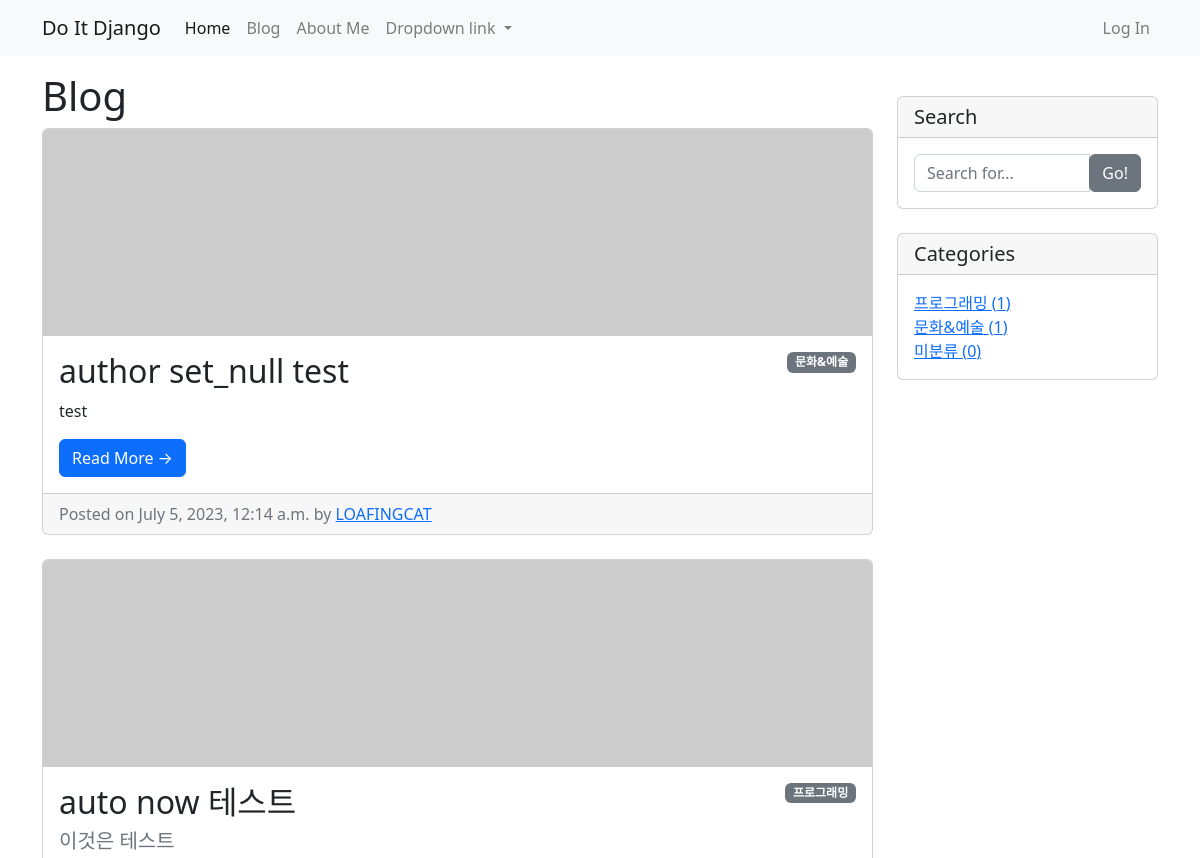
The page /blog/ (upper part) on the database as committed earlier.
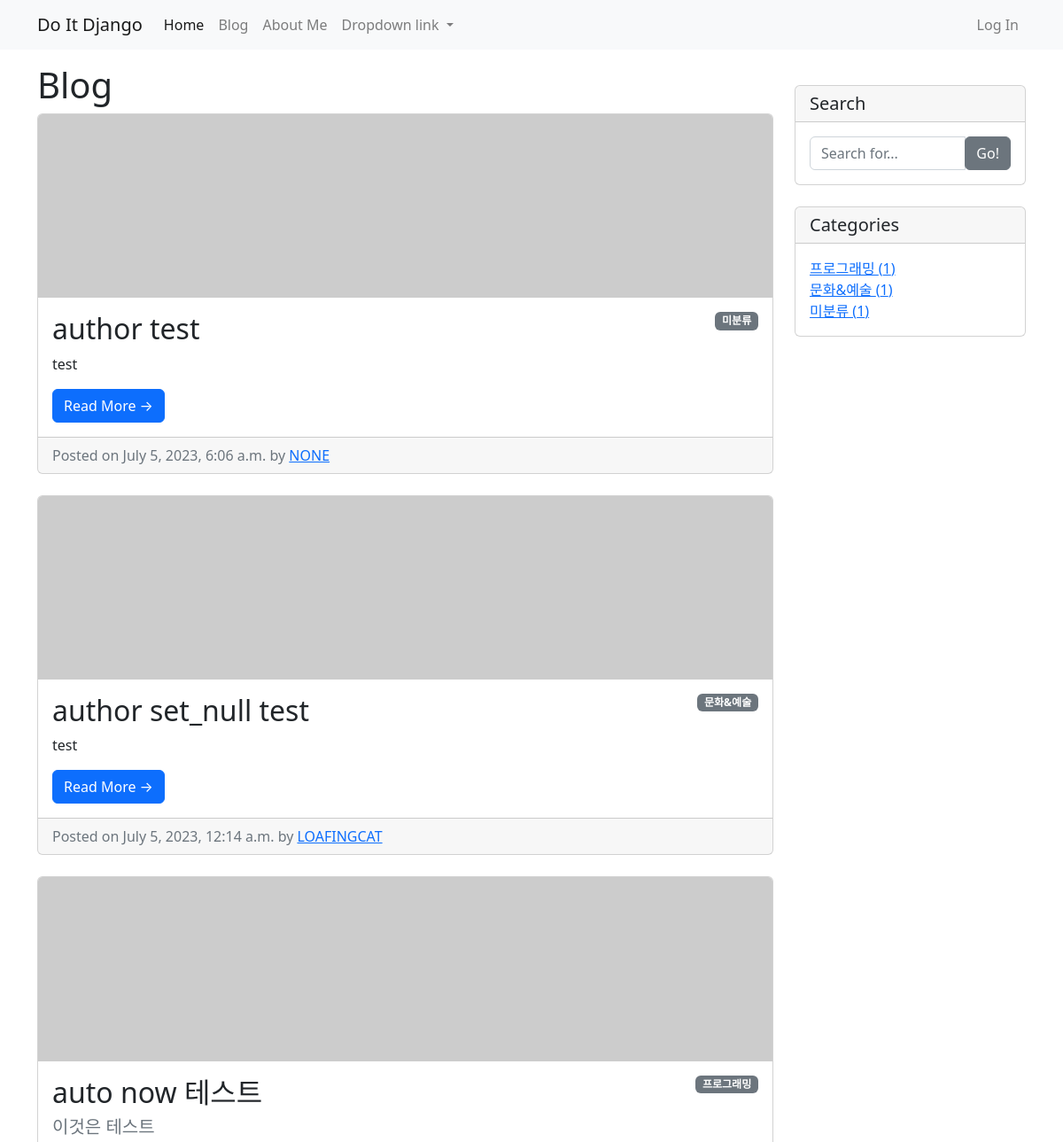
The same page on the database as committed later.
### blog/models.py (models this page shows, shortened)
class Post(models.Model):
    title = models.CharField(max_length=30)
    hook_text = models.CharField(max_length=100, blank=True)
    content = models.TextField()
    head_image = models.ImageField(upload_to='blog/images/%Y/%m/%d/', blank=True)
    file_upload = models.FileField(upload_to='blog/files/%Y/%m/%d/', blank=True)
    created_at = models.DateTimeField(auto_now=True)
    updated_at = models.DateTimeField(auto_now=True)
    author = models.ForeignKey(User, null=True, on_delete=models.SET_NULL)
    category = models.ForeignKey(Category, null=True, blank=True, on_delete=models.SET_NULL)
    tags = models.ManyToManyField(Tag, blank=True)
    def get_absolute_url(self):
        return f'/blog/{self.pk}/'

class Category(models.Model):
    name = models.CharField(max_length=50, unique=True)
    slug = models.SlugField(max_length=200, unique=True, allow_unicode=True)
    def __str__(self):
        return self.name
    def get_absolute_url(self):
        return f'/blog/category/{self.slug}/'
    class Meta:
        verbose_name_plural = 'Categories'

### blog/views.py (the view)
# urls.py: path('', views.PostList.as_view()),
class PostList(ListView):  # ListView 클래스를 상속해서 만든다.
    model = Post  # model은 Post다 라고 선언해주면 아까 index 함수와 같은 기능을 하게 된다.
    ordering = '-pk'  # index에서 order by의 역할
    def get_context_data(self, **kwargs):
        context = super(PostList, self).get_context_data()
        context['categories'] = Category.objects.all()
        context['no_category_post_count'] = Post.objects.filter(category=None).count()
        return context

### blog/templates/blog/post_list.html (shortened to what this page needs)
{% extends 'blog/base.html' %}
{% block main_area %}
<h1>Blog {% if category %}<span class="badge badge-secondary">{{ category }}</span>{% endif %}</h1>
{% if post_list.exists %}
{% for p in post_list %}
<div class="card mb-4" id="post-{{ p.pk }}">
    {% if p.head_image %}
    <img class="card-img-top" src="{{ p.head_image.url }}" alt="{{ p }} head image">
    {% else %}
    <img class="card-img-top" src="https://picsum.photos/seed/{{ p.id }}/800/200" alt="random_image">
    {% endif %}
    <div class="card-body">
        {% if p.category %}
            <span class="badge badge-secondary float-right">{{ p.category }}</span>
        {% else %}
            <span class="badge badge-secondary float-right">미분류</span>
        {% endif %}
        <h2 class="card-title">{{ p.title }}</h2>
        {% if p.hook_text %}
        <h5 class="text-muted">{{ p.hook_text }}</h5>
        {% endif %}
        <p class="card-text">{{ p.content | truncatewords:45 }}</p>
        <a href="{{ p.get_absolute_url }}" class="btn btn-primary">Read More &rarr;</a>
    </div>
    <div class="card-footer text-muted">
        Posted on {{ p.created_at }} by
        <a href="#">{{ p.author | upper }}</a>
    </div>
</div>
{% endfor %}
{% else %}
<h3>아직 게시물이 없습니다.</h3>
{% endif %}
{% endblock %}

### blog/templates/blog/base.html (shortened to what this page needs)
<!DOCTYPE html>
{% load static %}
<html lang="ko">
<head>
    <link rel="stylesheet" href="{% static 'blog/bootstrap/bootstrap.min.css' %}" media="screen">
    <link rel="stylesheet" href="{% static 'blog/css/styles.css' %}" media="screen">
</head>
<body>
{% include 'blog/navbar.html' %}
    <div class="container my-3">
        <div class="row">
            <div class="col-md-8 col-lg-9" id="main-area">
                {% block main_area %}
                {% endblock %}
            </div>
            <div class="col-md-4 col-lg-3">
                <div class="card my-4">
                    <h5 class="card-header">Search</h5>
                    <div class="card-body">
                        <div class="input-group">
                            <input type="text" class="form-control" placeholder="Search for...">
                            <span class="input-group-btn">
                                <button class="btn btn-secondary" type="button">Go!</button>
                            </span>
                        </div>
                    </div>
                </div>
                <div class="card my-4" id="categories-card">
                    <h5 class="card-header">Categories</h5>
                    <div class="card-body">
                        <div class="row">
                                <ul class="list-unstyled mb-0">
                                    {% for category in categories %}
                                    <li>
                                        <a href="{{ category.get_absolute_url }}">{{ category }} ({{ category.post_set.count }})</a>
                                    </li>
                                    {% endfor %}
                                    <li>
                                        <a href="/blog/category/no_category/">미분류 ({{ no_category_post_count }})</a>
                                    </li>
                                </ul>
                        </div>
                    </div>
                </div>
            </div>
        </div>
    </div>
</body>
</html>

### blog/templates/blog/navbar.html (shortened to what this page needs)
<nav class="navbar navbar-expand-lg navbar-light bg-light">
        <div class="container">
            <a class="navbar-brand" href="/">Do It Django</a>
            <div class="collapse navbar-collapse" id="navbarNavDropdown">
                <ul class="navbar-nav">
                    <li class="nav-item active">
                        <a class="nav-link" href="/">Home</a>
                    </li>
                    <li class="nav-item">
                        <a class="nav-link" href="/blog/">Blog</a>
                    </li>
                    <li class="nav-item">
                        <a class="nav-link" href="/about_me/">About Me</a>
                    </li>
                    <li class="nav-item dropdown">
                        <a class="nav-link dropdown-toggle" href="#" id="navbarDropdownMenuLink" role="button"
                            data-toggle="dropdown" aria-haspopup="true" aria-expanded="false">
                            Dropdown link
                        </a>
                    </li>
                </ul>
                <ul class="navbar-nav ml-auto">
                    <li class="nav-item">
                        <a class="nav-link" href="#"data-toggle="modal" data-target="#loginModal">Log In</a>
                    </li>
                </ul>
            </div>
        </div>
    </nav>

Rows that differ between the two databases and show on the page:
added Post: shows "미분류", title "author test", content "test", created_at "July 5, 2023, 6:06 a.m.", author "NONE"
Other text that changed with them:
{{ no_category_post_count }}: "0" → "1"
